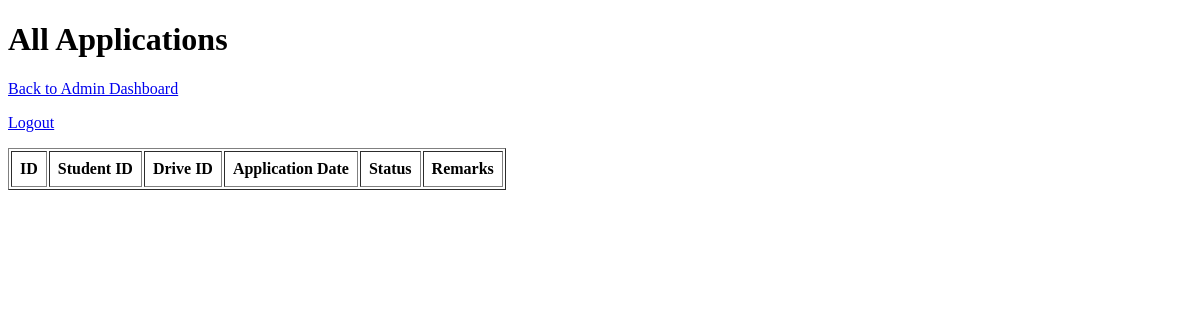
/admin/applications (signed in), run on an earlier commit of the app's database.
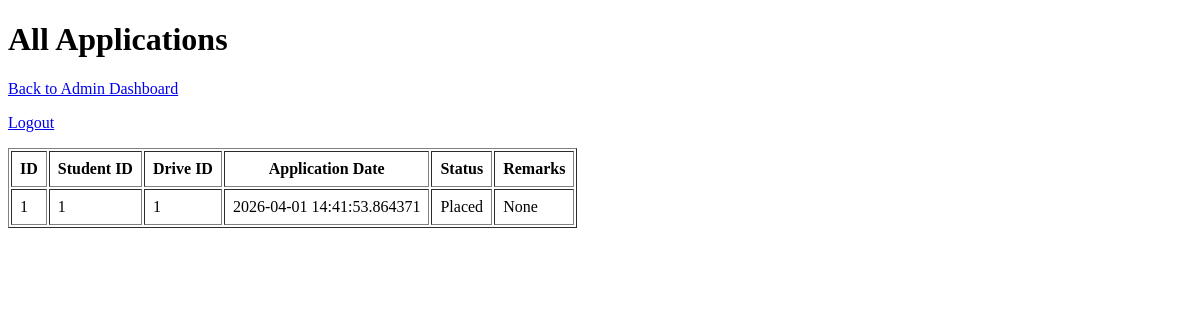
And on a later commit of the database.
### models.py (models this page shows)
class Application(db.Model):
    id = db.Column(db.Integer, primary_key = True)
    student_id = db.Column(db.Integer, db.ForeignKey('student.id'), nullable = False)
    drive_id = db.Column(db.Integer, db.ForeignKey('placement_drive.id'), nullable = False)
    application_date = db.Column(db.DateTime, default = datetime.now(UTC))
    status = db.Column(db.String(50), default = "Applied")
    remarks = db.Column(db.String(100))
    __table_args__ = (db.UniqueConstraint('student_id', 'drive_id', name = 'unique_application'),)

### app.py (the view)
@app.route("/admin/applications")
def admin_applications():
    if not admin_logged_in():
        flash("Unauthorized access.")
        return redirect(url_for("login"))
    applications = Application.query.all()
    return render_template("admin_applications.html", applications = applications)

### app.py (called while the page is built)
def admin_logged_in():
    return "user_id" in session and session.get("role") =="admin"

### templates/admin_applications.html (shortened to what this page needs)
<!DOCTYPE html>
<html lang="en">
<head>
</head>
<body>
    <h1>All Applications</h1>
    <p><a href="{{ url_for('admin_dashboard') }}">Back to Admin Dashboard</a></p>
    <p><a href="{{ url_for('logout') }}">Logout</a></p>
    <table border="1" cellpadding="8">
        <tr>
            <th>ID</th>
            <th>Student ID</th>
            <th>Drive ID</th>
            <th>Application Date</th>
            <th>Status</th>
            <th>Remarks</th>
        </tr>
        {% for application in applications %}
        <tr>
            <td>{{ application.id }}</td>
            <td>{{ application.student_id }}</td>
            <td>{{ application.drive_id }}</td>
            <td>{{ application.application_date }}</td>
            <td>{{ application.status }}</td>
            <td>{{ application.remarks }}</td>
        </tr>
        {% endfor %}
    </table>
</body>
</html>

What changed in the data, as far as the page shows it:
added Application: id "1", student_id "1", drive_id "1", application_date "2026-04-01 14:41:53.864371", status "Placed", remarks "None"
